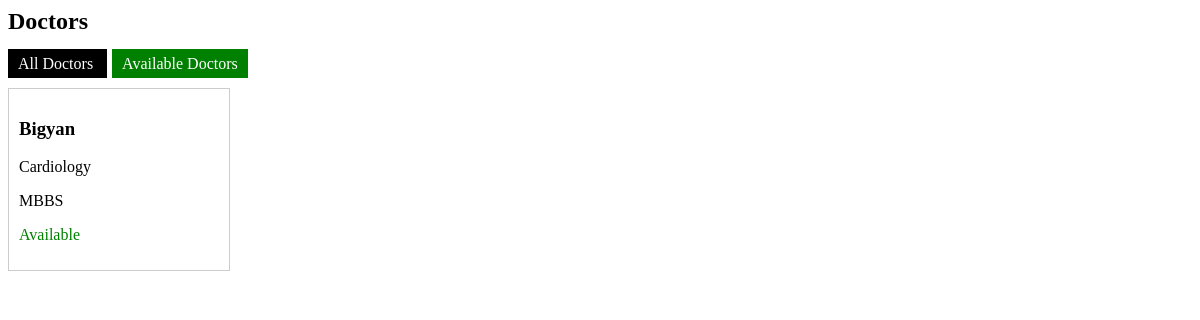
/doctors/?available=true, run on an earlier commit of the app's database.
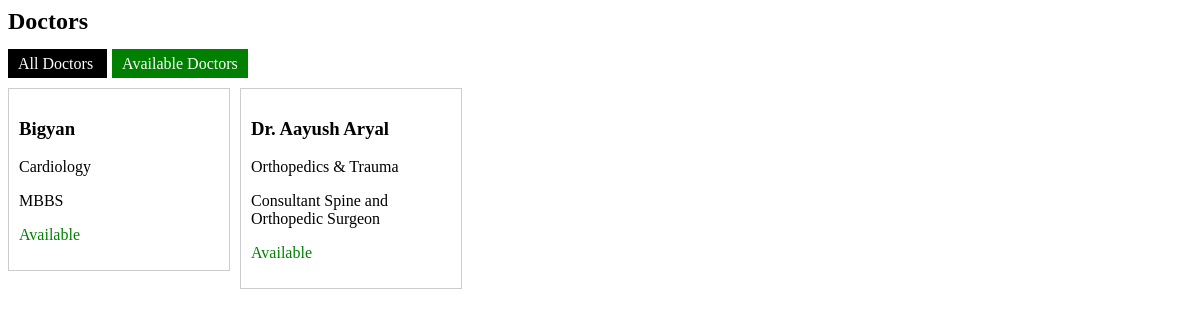
And on a later commit of the database.
### doctors/models.py (models this page shows)
class Doctor(models.Model):
    doctor_id=models.AutoField(primary_key=True)
    name=models.CharField(max_length=100)
    qualification=models.CharField(max_length=100)
    specialization=models.CharField(max_length=100)
    email=models.EmailField(unique=True)
    fees=models.DecimalField(max_digits=8, decimal_places=2)
    phone=models.CharField(max_length=10)
    a_status=models.BooleanField(default=True)

### doctors/views.py (the view)
# urls.py: path('',views.doctor_list,name='doctor_list'),
def doctor_list(request):
    available = request.GET.get('available')
    if available == 'true':
        doctors = Doctor.objects.filter(a_status=True)
    else:
        doctors = Doctor.objects.all()
    return render(request, 'doctors/doctors.html', {'doctors': doctors})

### doctors/templates/doctors/doctors.html
<h2>Doctors</h2>
<div style="margin-bottom: 15px;">
    <a href="{% url 'doctor_list' %}"
       style="padding:6px 10px; background:black; color:white; text-decoration:none;">
        All Doctors
    </a>
    <a href="{% url 'doctor_list' %}?available=true"
       style="padding:6px 10px; background:green; color:white; text-decoration:none; margin-left:5px;">
        Available Doctors
    </a>
</div>
<div style="display:flex; flex-wrap:wrap; gap:10px;">
    {% for doctor in doctors %}
        <a href="{% url 'doctor_detail' doctor.doctor_id %}" style="text-decoration:none; color:black;">
            <div style="border:1px solid #ccc; padding:10px; width:200px;">
                <h3>{{ doctor.name }}</h3>
                <p>{{ doctor.specialization }}</p>
                <p>{{ doctor.qualification }}</p>
                {% if doctor.a_status %}
                    <p style="color:green;">Available</p>
                {% else %}
                    <p style="color:red;">Not Available</p>
                {% endif %}
            </div>
        </a>
    {% empty %}
        <p>No doctors found.</p>
    {% endfor %}
</div>

What changed in the data, as far as the page shows it:
added Doctor: name "Dr. Aayush Aryal", specialization "Orthopedics & Trauma", qualification "Consultant Spine and Orthopedic Surgeon", a_status "Available"
